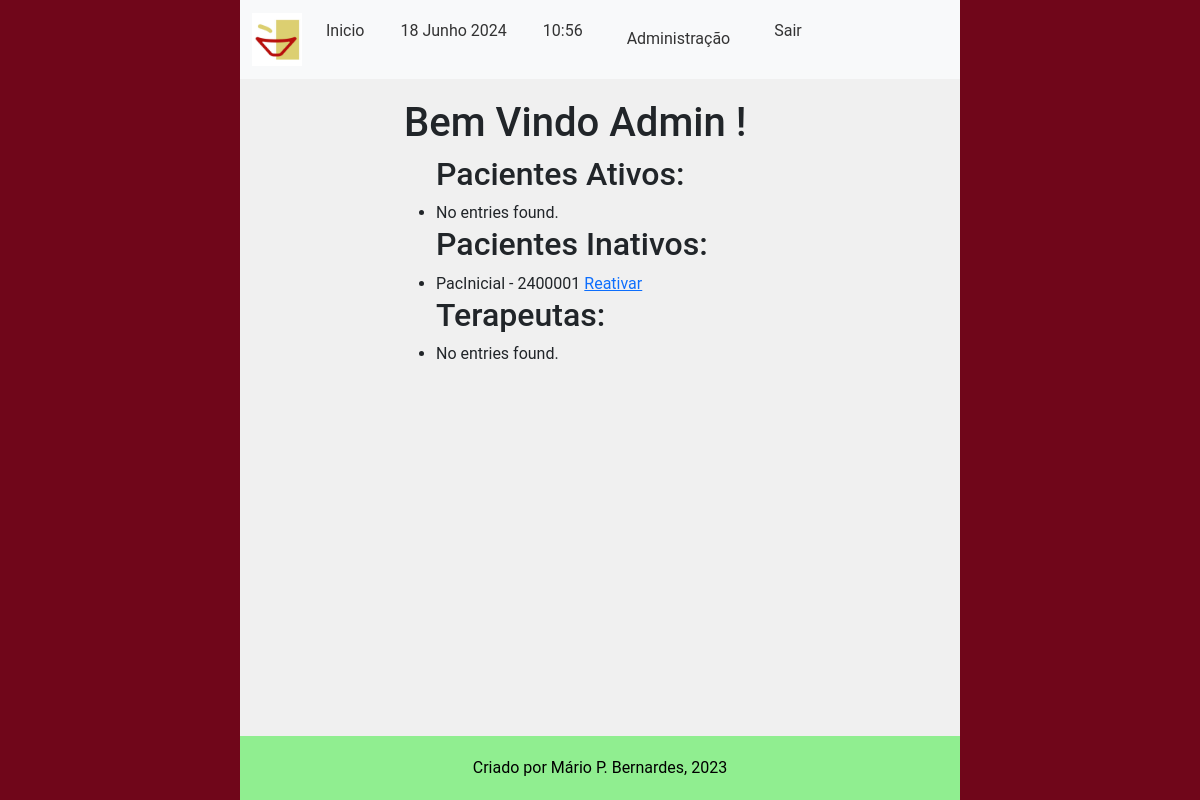
The page /main/indice_cadastros (signed in) on the database its author committed.
### accounts/models.py (models this page shows, shortened)
class CustomUser(AbstractUser):
    email = models.EmailField(unique=True, verbose_name='E-mail')
    phone_number = models.CharField(max_length=11, unique=True, verbose_name='Telefone', validators=[
        validate_numbers, MinLengthValidator(limit_value=11), MaxLengthValidator(limit_value=11)
    ])
    require_otp_login = models.BooleanField(null=False, default=False)
    otp = models.CharField(max_length=6, null=True, blank=True)

### main/models.py (models this page shows, shortened)
class CadastroPacientes(models.Model):
    nome = models.CharField(verbose_name='Nome do Paciente', max_length=100,
                            validators=[validate_letters, MinLengthValidator(limit_value=5)])
    prontuario_numero = models.CharField(verbose_name='Nº de Prontuario', max_length=7,
                                         default=create_prontuario_numero,
                                         unique=True, validators=[validate_numbers, MinLengthValidator(limit_value=7)])
    nascimento = models.DateField(verbose_name='Data de Nascimento', help_text='dd/mm/aaaa',
                                  validators=[validate_date_past])
    responsavel_legal = models.CharField(verbose_name='Responsável Legal', max_length=100,
                                         null=True, blank=True, validators=[validate_letters,
                                                                            MinLengthValidator(limit_value=5)])
    cpf_responsavel_legal = models.CharField(verbose_name='CPF do Responsável', max_length=11, blank=True, null=True,
                                             validators=[validate_numbers, MinLengthValidator(limit_value=11)])
    data_inicio = models.DateField(verbose_name='Data de Inicio', help_text='dd/mm/aaaa', default=datetime.now)
    data_final = models.DateField(verbose_name='Data do Desligamento', help_text='dd/mm/aaaa', blank=True, null=True,
                                  validators=[validate_date_past])
    desligado = models.BooleanField(verbose_name='Desligado', help_text='Paciente desligado', default=False)
    cpf_numero = models.CharField(verbose_name='CPF', max_length=11, unique=True,
                                  help_text="CPF de menores consta na Certidão de Nascimento",
                                  validators=[validate_numbers, MinLengthValidator(limit_value=11)])
    MOD_CHOICES = (
        (0, 'Individual'),
        (1, 'Grupo'),
        (2, 'Casal'),
    )
    modalidade_atendimento = models.IntegerField(verbose_name='Modalidade', choices=MOD_CHOICES, default=0)
    grupo = models.ForeignKey(
        'CadastroGrupos',
        related_name='membros',
        on_delete=models.PROTECT,
        blank=True,
        null=True
    )
    convenio = models.ForeignKey(
        'ConveniosAceitos',
        related_name='pacientes',
        on_delete=models.PROTECT
    )
    carteirinha_convenio = models.CharField(verbose_name='Número do Convênio',
                                            max_length=50, blank=True, null=True,
                                            validators=[validate_numbers, MinLengthValidator(limit_value=7)])
    terapeuta = models.ForeignKey(
        'CadastroProfissionais',
        related_name='pacientes',
        on_delete=models.PROTECT
    )
    endereco_rua = models.CharField(verbose_name='Endereço', max_length=100,
                                    validators=[MinLengthValidator(limit_value=10)])
    endereco_bairro = models.CharField(verbose_name='Bairro', max_length=50,
                                       validators=[MinLengthValidator(limit_value=3)])
    endereco_numero = models.CharField(verbose_name='Número', max_length=7, validators=[validate_numbers])
    endereco_complemento = models.CharField(verbose_name='Complemento', max_length=100,
                                            validators=[MinLengthValidator(limit_value=4)])
    telefone_numero = models.CharField(verbose_name='Telefone', max_length=11,
                                       validators=[validate_numbers, MinLengthValidator(limit_value=11)])
    cidade = models.CharField(verbose_name='Cidade', max_length=100, validators=[validate_letters,
                                                                                 MinLengthValidator(limit_value=3)])
    cep_numero = models.CharField(verbose_name='CEP', max_length=8, validators=[validate_numbers,
                                                                                MinLengthValidator(limit_value=8)])
    email = models.EmailField(verbose_name='E-mail')
    observacoes = models.TextField(verbose_name='Observações', blank=True, null=True)
    objects = models.Manager()
    class Meta:
        verbose_name = 'Paciente'
        verbose_name_plural = 'Pacientes'
        ordering = ["nome"]
        permissions = [
            ('transfer_pac', 'Transferir Paciente (Terapeutas)'),
            ('deslig_pac', 'Desligar Paciente (Terapeutas)'),
            ('add_pac_group', 'Adicionar Paciente a Grupo (Terapeutas)'),
            ('remove_pac_from_group', 'Remover Paciente de um Grupo (Terapeutas)')
        ]

### main/views.py (the view)
@login_required(login_url="/accounts/login")
def index_perfil(request: HttpRequest):
    pacientes_ativos = filter_active_pacientes()
    pacientes_inativos = filter_inactive_pacientes()
    terapeutas = CadastroProfissionais.objects.all
    context = {
        'lis_pacientes_ativos': pacientes_ativos,
        'lis_pacientes_inativos': pacientes_inativos,
        'list_terapeutas': terapeutas
    }
    return render(request, 'list_perfils.html', context)

### main/services/pacientes_services.py (called while the page is built)
def filter_active_pacientes() -> QuerySet:
    active_pacientes = CadastroPacientes.objects.filter(desligado=False)
    return active_pacientes

def filter_inactive_pacientes() -> QuerySet:
    inactive_pacientes = CadastroPacientes.objects.filter(desligado=True)
    return inactive_pacientes

### main/templates/list_perfils.html (shortened to what this page needs)
{% extends 'middleman1.html' %}
{% load bootstrap5 %}
{% load static%}
        {% block content %}
        <h1>Bem Vindo {{ request.user.username }} ! </h1>
            <ul>
                <h2> Pacientes Ativos: </h2>
                    {% for paciente in lis_pacientes_ativos %}
                        <li>
                        {{ paciente.nome }} - {{ paciente.prontuario_numero }}
                        <a href="{% url 'main:enviar_arquivo_paciente' prontuario_numero=paciente.prontuario_numero %}"> Adicionar Arquivo </a> /
                        <a href="{% url 'main:dadospac' prontuario_numero=paciente.prontuario_numero %}"> Ver Detalhes </a> <br>
                        </li>
                    {% empty %}
                        <li>No entries found.</li>
                    {% endfor %}
                <h2> Pacientes Inativos: </h2>
                    {% for paciente in lis_pacientes_inativos %}
                        <li>
                        {{ paciente.nome }} - {{ paciente.prontuario_numero }}
                        <a href="{% url 'main:religamento' prontuario_numero=paciente.prontuario_numero %}"> Reativar </a> <br>
                        </li>
                    {% empty %}
                        <li>No entries found.</li>
                    {% endfor %}
                <h2> Terapeutas: </h2>
                    {% for terapeuta in list_terapeutas %}
                        <li> {{ terapeuta.nome }} - {{ terapeuta.conselho_codigo }} - <a href="{% url 'main:perfil' terapeuta_codigo=terapeuta.conselho_codigo %}"> Detalhes </a> /
                        <a href="{% url 'main:cadastrar_formacao' terapeuta_codigo=terapeuta.conselho_codigo %}"> Adicionar Formação </a> /
                        <a href="{% url 'main:enviar_arquivo_terapeuta' terapeuta_codigo=terapeuta.conselho_codigo %}"> Adicionar Arquivo </a> <br>
                        </li>
                    {% empty %}
                        <li>No entries found.</li>
                    {% endfor %}
            </ul>
        {% endblock %}

### main/static/main_style.css (style rules this page uses)
body { font-family: roboto; font-size: 16px; background-color: #f0f0f0; margin: 0; padding: 0; }

### rows shown on the page
CustomUser: user.username "Admin"
CadastroPacientes: nome "PacInicial", prontuario_numero "2400001"
